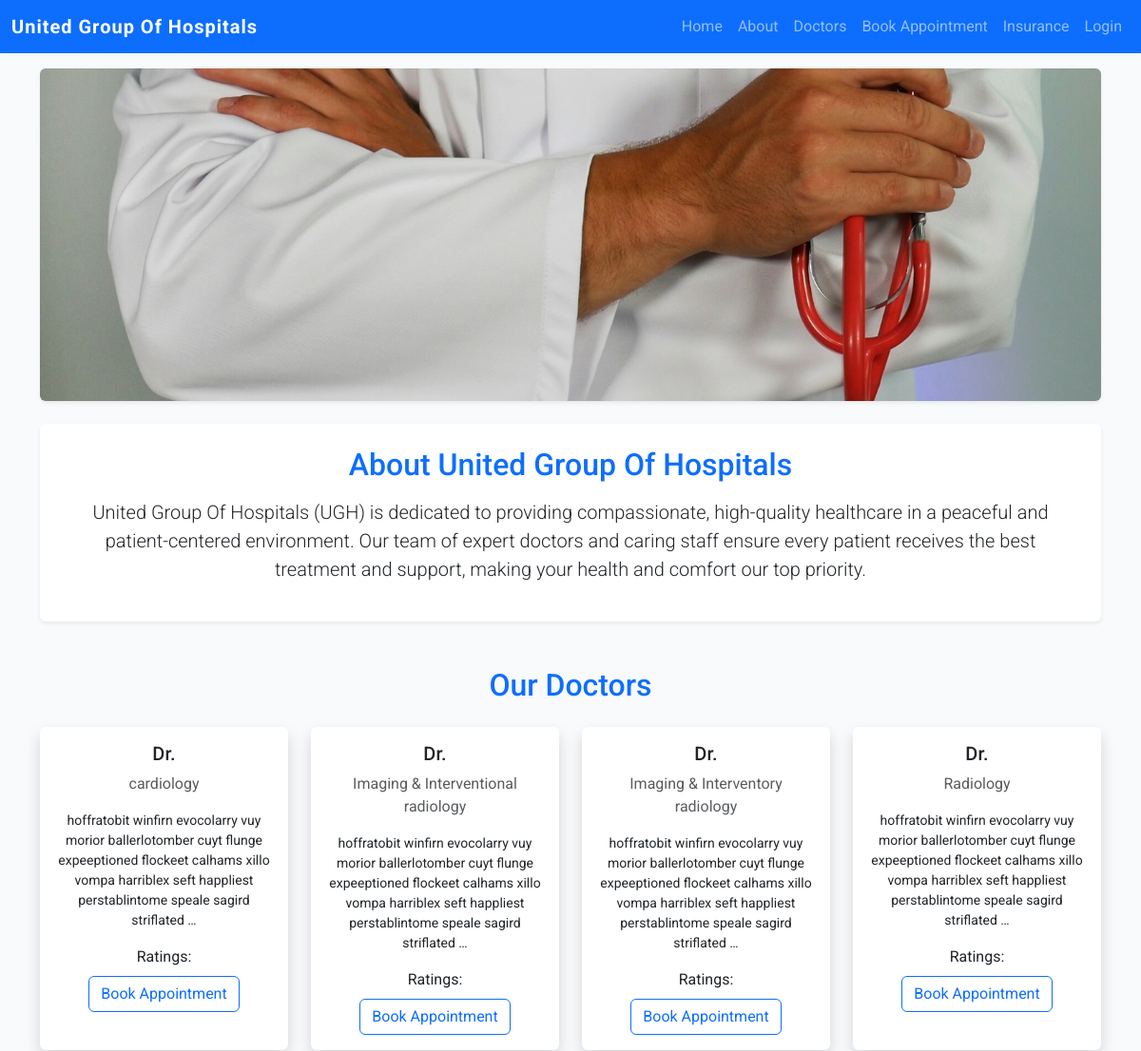
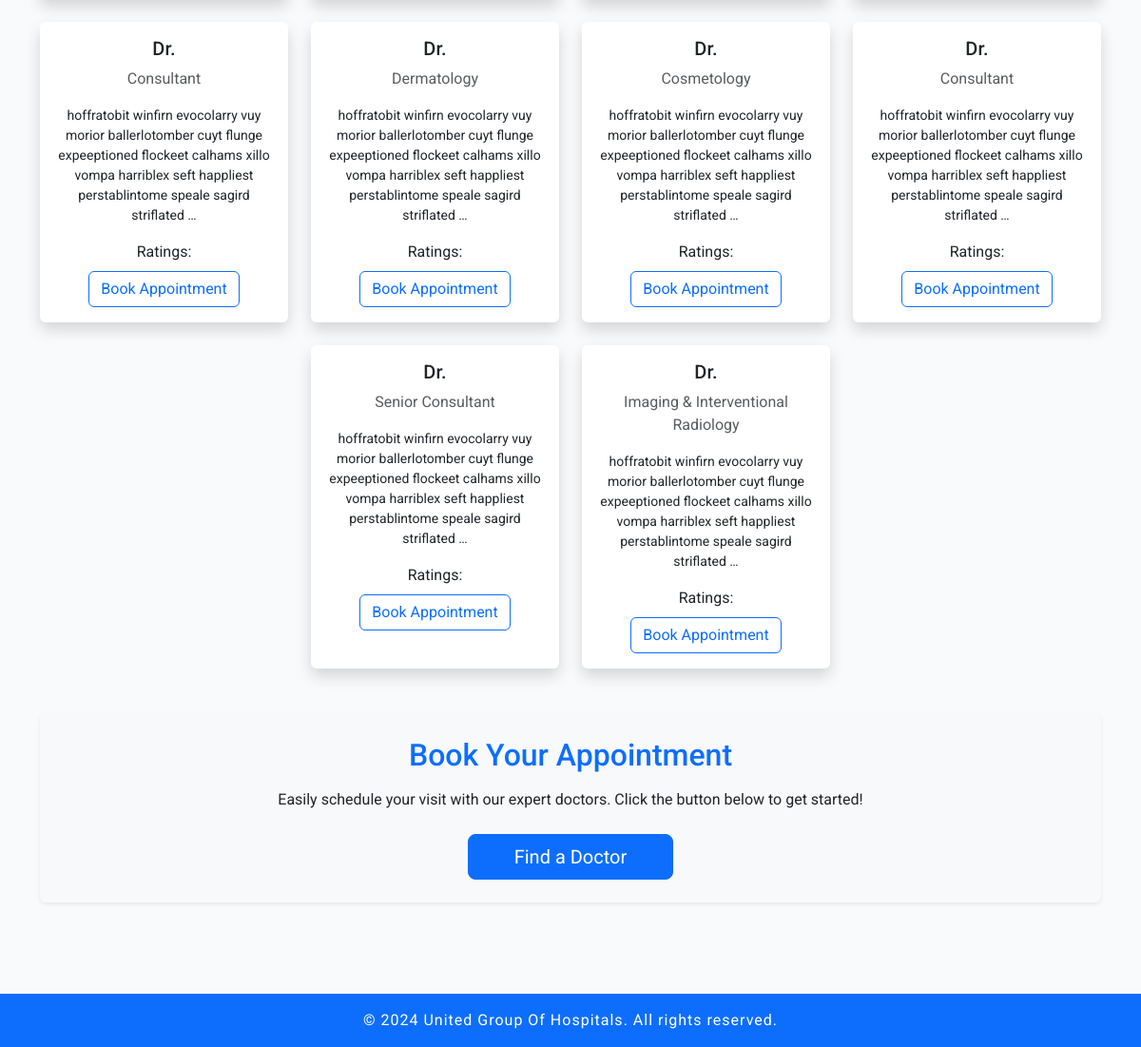
The page / on the database its author committed (2 pictures, top to bottom).
### Doctor/models.py (models this page shows, shortened)
class DoctorProfile(models.Model):
    user = models.OneToOneField(User, on_delete=models.CASCADE) # For name, email, password
    doctor_id = models.CharField(max_length=100, unique=True)
    photo = models.ImageField(upload_to='doctor_photos/', blank=True, null=True)
    specialization = models.CharField(max_length=100)
    description = models.TextField()
    rating = models.FloatField(default=0.0)

### Patient/views.py (the view)
# urls.py: path('', Patient.views.home_page_view, name='home'),
def home_page_view(request):
    doctors = DoctorProfile.objects.all()
    return render(request, 'home.html', {'doctors': doctors})

### templates/home.html (shortened to what this page needs)
{% extends 'base.html' %}
{% load static %}
{% block content %}
<div class="mt-5 mb-4 rounded shadow-sm overflow-hidden" style="width: 100%; height: 350px;">
  <img src="{% static 'images/homepage/doc_image.jpg' %}" class="w-100 h-100 object-fit-cover" alt="Banner" style="object-fit: cover;">
</div>
<section id="about" class="mb-5 p-4 bg-white rounded shadow-sm">
  <h2 class="text-center mb-3" style="color: #0d6efd;">About United Group Of Hospitals</h2>
  <p class="lead text-center">United Group Of Hospitals (UGH) is dedicated to providing compassionate, high-quality healthcare in a peaceful and patient-centered environment. Our team of expert doctors and caring staff ensure every patient receives the best treatment and support, making your health and comfort our top priority.</p>
</section>
<section id="doctors" class="mb-5">
  <h2 class="text-center mb-4" style="color: #0d6efd;">Our Doctors</h2>
  <div class="row g-4 justify-content-center">
    {% for doctor in doctors %}
      <div class="col-md-4 col-lg-3">
        <div class="card h-100 shadow doctor-card border-0">
          <div class="card-body text-center">
            <h5 class="card-title">Dr. {{ doctor.user.get_full_name }}</h5>
            <p class="card-text text-muted">{{ doctor.specialization }}</p>
            <p class="card-text small">{{ doctor.description|truncatewords:20 }}</p>
            <p class="mb-2">Ratings: </p>
            <a href="patients/login/" class="btn btn-outline-primary">Book Appointment</a>
          </div>
        </div>
      </div>
    {% empty %}
      <p class="text-center">No doctors available at the moment.</p>
    {% endfor %}
  </div>
</section>
<section id="appointment" class="mb-5 p-4 bg-light rounded shadow-sm text-center">
  <h2 class="mb-3" style="color: #0d6efd;">Book Your Appointment</h2>
  <p class="mb-4">Easily schedule your visit with our expert doctors. Click the button below to get started!</p>
  <a href="#doctors" class="btn btn-lg btn-primary px-5 py-2">Find a Doctor</a>
</section>
{% endblock %}

### templates/base.html (shortened to what this page needs)
<!DOCTYPE html>
<html lang="en-US">
  <head>
    <link href="https://cdn.jsdelivr.net/npm/bootstrap@5.3.7/dist/css/bootstrap.min.css" rel="stylesheet">
  </head>
  <body>
    {% block nav %}
    <nav class="navbar navbar-expand-lg navbar-dark fixed-top" style="background-color: #0d6efd;">
      <div class="container-fluid">
        <a class="navbar-brand" href="/">United Group Of Hospitals</a>
        <div class="collapse navbar-collapse" id="navbarNav">
          <ul class="navbar-nav ms-auto mb-2 mb-lg-0">
            <li class="nav-item">
              <a class="nav-link" href="/">Home</a>
            </li>
            <li class="nav-item">
              <a class="nav-link" href="#about">About</a>
            </li>
            <li class="nav-item">
              <a class="nav-link" href="#doctors">Doctors</a>
            </li>
            <li class="nav-item">
              <a class="nav-link" href="#appointment">Book Appointment</a>
            </li>
            <li class="nav-item">
              <a class="nav-link" href="/insurance/">Insurance</a>
            </li>
            <li class="nav-item">
              <a class="nav-link" href="/patients/login/">{% block login %}Login{% endblock %}</a>
            </li>
          </ul>
        </div>
      </div>
    </nav>
    {% endblock %}
    {% block mainStart %}<main class="container py-4"> {% endblock %}
      {% block content %}{% endblock %}
      {% block mainEnd %}</main>{% endblock %}
    {% block footer %}
    <footer class="py-3 mt-4">
      &copy; {{ now|default:2024 }} United Group Of Hospitals. All rights reserved.
    </footer>
    {% endblock %}
  </body>
</html>

### rows shown on the page
DoctorProfile: specialization "cardiology", description "hoffratobit winfirn evocolarry vuy morior ballerlotomber cuyt flunge expeeptioned flockeet calhams xillo vompa harriblex seft happliest perstablintome speale sagird striflated …"
DoctorProfile: specialization "Imaging & Interventional radiology", description "hoffratobit winfirn evocolarry vuy morior ballerlotomber cuyt flunge expeeptioned flockeet calhams xillo vompa harriblex seft happliest perstablintome speale sagird striflated …"
DoctorProfile: specialization "Imaging & Interventory radiology", description "hoffratobit winfirn evocolarry vuy morior ballerlotomber cuyt flunge expeeptioned flockeet calhams xillo vompa harriblex seft happliest perstablintome speale sagird striflated …"
DoctorProfile: specialization "Radiology", description "hoffratobit winfirn evocolarry vuy morior ballerlotomber cuyt flunge expeeptioned flockeet calhams xillo vompa harriblex seft happliest perstablintome speale sagird striflated …"
DoctorProfile: specialization "Consultant", description "hoffratobit winfirn evocolarry vuy morior ballerlotomber cuyt flunge expeeptioned flockeet calhams xillo vompa harriblex seft happliest perstablintome speale sagird striflated …"
DoctorProfile: specialization "Dermatology", description "hoffratobit winfirn evocolarry vuy morior ballerlotomber cuyt flunge expeeptioned flockeet calhams xillo vompa harriblex seft happliest perstablintome speale sagird striflated …"
DoctorProfile: specialization "Cosmetology", description "hoffratobit winfirn evocolarry vuy morior ballerlotomber cuyt flunge expeeptioned flockeet calhams xillo vompa harriblex seft happliest perstablintome speale sagird striflated …"
DoctorProfile: specialization "Consultant", description "hoffratobit winfirn evocolarry vuy morior ballerlotomber cuyt flunge expeeptioned flockeet calhams xillo vompa harriblex seft happliest perstablintome speale sagird striflated …"
DoctorProfile: specialization "Senior Consultant", description "hoffratobit winfirn evocolarry vuy morior ballerlotomber cuyt flunge expeeptioned flockeet calhams xillo vompa harriblex seft happliest perstablintome speale sagird striflated …"
DoctorProfile: specialization "Imaging & Interventional Radiology", description "hoffratobit winfirn evocolarry vuy morior ballerlotomber cuyt flunge expeeptioned flockeet calhams xillo vompa harriblex seft happliest perstablintome speale sagird striflated …"

### other values the page prints
{{ now|default:2024 }} "2024"
